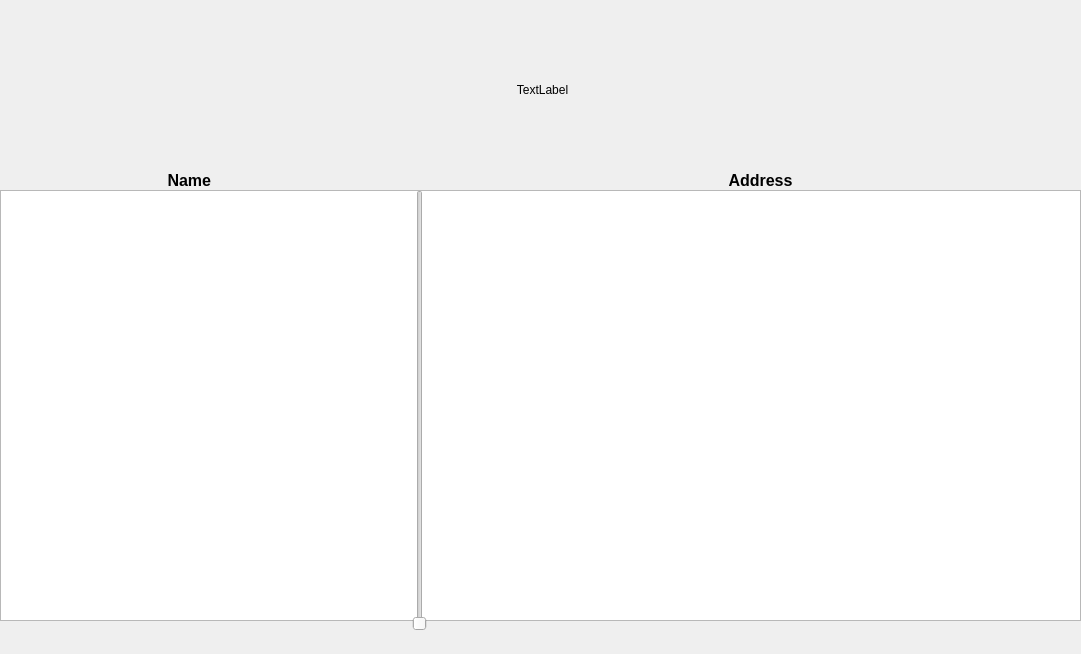
<?xml version="1.0" encoding="UTF-8"?>
<ui version="4.0">
 <class>cheapEats</class>
 <widget class="QDialog" name="cheapEats">
  <property name="geometry">
   <rect>
    <x>0</x>
    <y>0</y>
    <width>1081</width>
    <height>654</height>
   </rect>
  </property>
  <property name="windowTitle">
   <string>Dialog</string>
  </property>
  <widget class="QTextBrowser" name="textRead">
   <property name="geometry">
    <rect>
     <x>0</x>
     <y>190</y>
     <width>1081</width>
     <height>431</height>
    </rect>
   </property>
   <property name="font">
    <font>
     <pointsize>12</pointsize>
     <bold>true</bold>
    </font>
   </property>
  </widget>
  <widget class="QSlider" name="verticalSlider">
   <property name="geometry">
    <rect>
     <x>410</x>
     <y>190</y>
     <width>20</width>
     <height>441</height>
    </rect>
   </property>
   <property name="orientation">
    <enum>Qt::Vertical</enum>
   </property>
  </widget>
  <widget class="QLabel" name="logo">
   <property name="geometry">
    <rect>
     <x>2</x>
     <y>-11</y>
     <width>1081</width>
     <height>201</height>
    </rect>
   </property>
   <property name="text">
    <string>TextLabel</string>
   </property>
   <property name="scaledContents">
    <bool>true</bool>
   </property>
   <property name="alignment">
    <set>Qt::AlignCenter</set>
   </property>
  </widget>
  <widget class="QLabel" name="label">
   <property name="geometry">
    <rect>
     <x>160</x>
     <y>170</y>
     <width>63</width>
     <height>20</height>
    </rect>
   </property>
   <property name="font">
    <font>
     <pointsize>12</pointsize>
     <bold>true</bold>
    </font>
   </property>
   <property name="text">
    <string>Name </string>
   </property>
   <property name="scaledContents">
    <bool>false</bool>
   </property>
   <property name="alignment">
    <set>Qt::AlignCenter</set>
   </property>
  </widget>
  <widget class="QLabel" name="label_2">
   <property name="geometry">
    <rect>
     <x>710</x>
     <y>170</y>
     <width>101</width>
     <height>20</height>
    </rect>
   </property>
   <property name="font">
    <font>
     <pointsize>12</pointsize>
     <bold>true</bold>
    </font>
   </property>
   <property name="text">
    <string>Address</string>
   </property>
   <property name="alignment">
    <set>Qt::AlignCenter</set>
   </property>
  </widget>
 </widget>
 <resources/>
 <connections/>
</ui>
